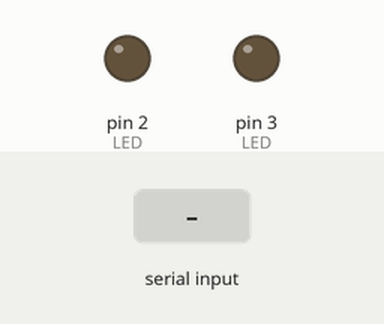
This sketch was run on a simulated Arduino Uno, built with avr-gcc and run on an emulated ATmega328P. Shown: output pins drawn as LEDs (lit = HIGH). The inputs (shaded band) are chosen by the test bench.

Above: at 1.2 s.
1.3 s: "G" received over Serial
At 1.8 s:
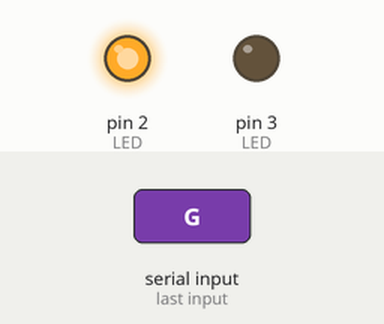
2.8 s: "R" received over Serial
At 4.0 s:
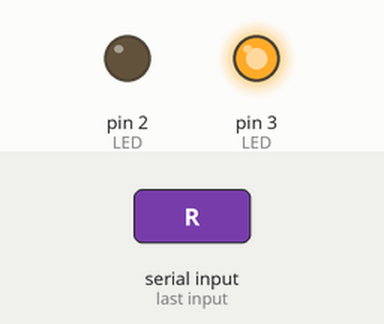
4.3 s: "O" received over Serial
At 5.3 s:
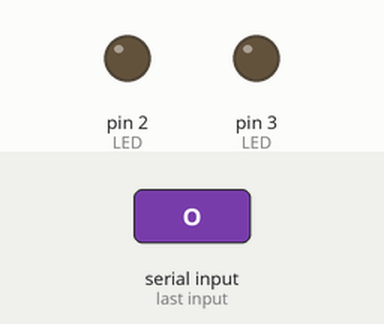
Timing chart, 0 to 7.3 s (numbered marks = the images above; inputs shaded):
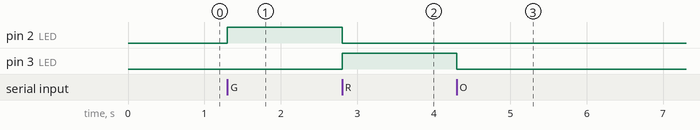

The sketch:

allyenemy.ino
```cpp
void setup() {
  Serial.begin(115200); // 통신 속도
  pinMode(2, OUTPUT);   // 초록 LED (Ally)
  pinMode(3, OUTPUT);   // 빨간 LED (Enemy)
  digitalWrite(2, LOW);
  digitalWrite(3, LOW);
}

void loop() {
  if (Serial.available() > 0) {
    char data = Serial.read();

    if (data == 'G') {         // Ally 신호
      digitalWrite(2, HIGH);
      digitalWrite(3, LOW);
    }
    else if (data == 'R') {    // Enemy 신호
      digitalWrite(2, LOW);
      digitalWrite(3, HIGH);
    }
    else if (data == 'O') {    // 끄기 신호
      digitalWrite(2, LOW);
      digitalWrite(3, LOW);
    }
  }
}
```

Measured:
- after the input at 1.3 s, pin 2 (LED): LOW → HIGH at once
- after the input at 2.8 s, pin 2 (LED): HIGH → LOW at once; pin 3 (LED): LOW → HIGH at once
- after the input at 4.3 s, pin 3 (LED): HIGH → LOW at once
